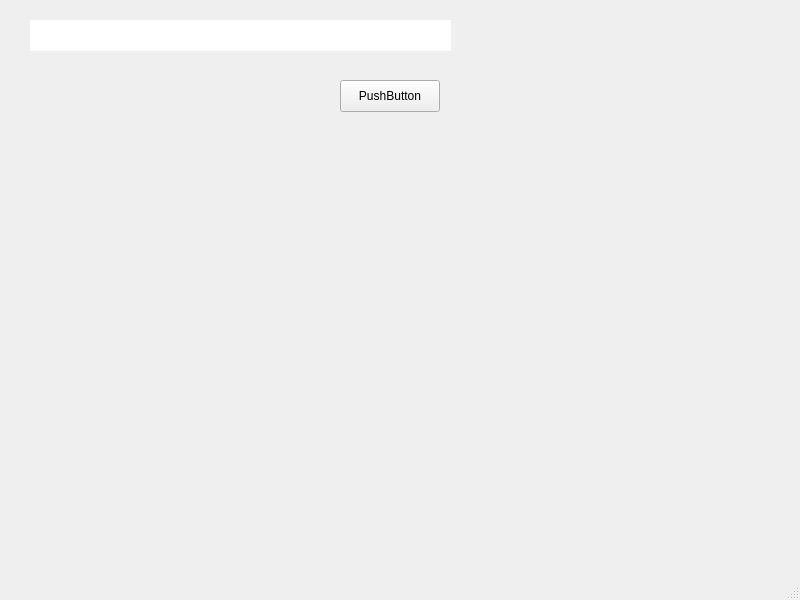
<?xml version="1.0" encoding="UTF-8"?>
<ui version="4.0">
 <class>MainWindow</class>
 <widget class="QMainWindow" name="MainWindow">
  <property name="geometry">
   <rect>
    <x>0</x>
    <y>0</y>
    <width>800</width>
    <height>600</height>
   </rect>
  </property>
  <property name="windowTitle">
   <string>MainWindow</string>
  </property>
  <widget class="QWidget" name="centralwidget">
   <widget class="QPushButton" name="pushButton">
    <property name="geometry">
     <rect>
      <x>340</x>
      <y>80</y>
      <width>100</width>
      <height>32</height>
     </rect>
    </property>
    <property name="text">
     <string>PushButton</string>
    </property>
   </widget>
   <widget class="QLineEdit" name="lineEdit">
    <property name="geometry">
     <rect>
      <x>30</x>
      <y>20</y>
      <width>421</width>
      <height>31</height>
     </rect>
    </property>
    <property name="styleSheet">
     <string notr="true">QLineEdit{
	border: green;
}

QLineEdit:focus{
	border: 1px solid pink;
}</string>
    </property>
   </widget>
  </widget>
  <widget class="QMenuBar" name="menubar">
   <property name="geometry">
    <rect>
     <x>0</x>
     <y>0</y>
     <width>800</width>
     <height>33</height>
    </rect>
   </property>
  </widget>
  <widget class="QStatusBar" name="statusbar"/>
 </widget>
 <resources/>
 <connections/>
</ui>
